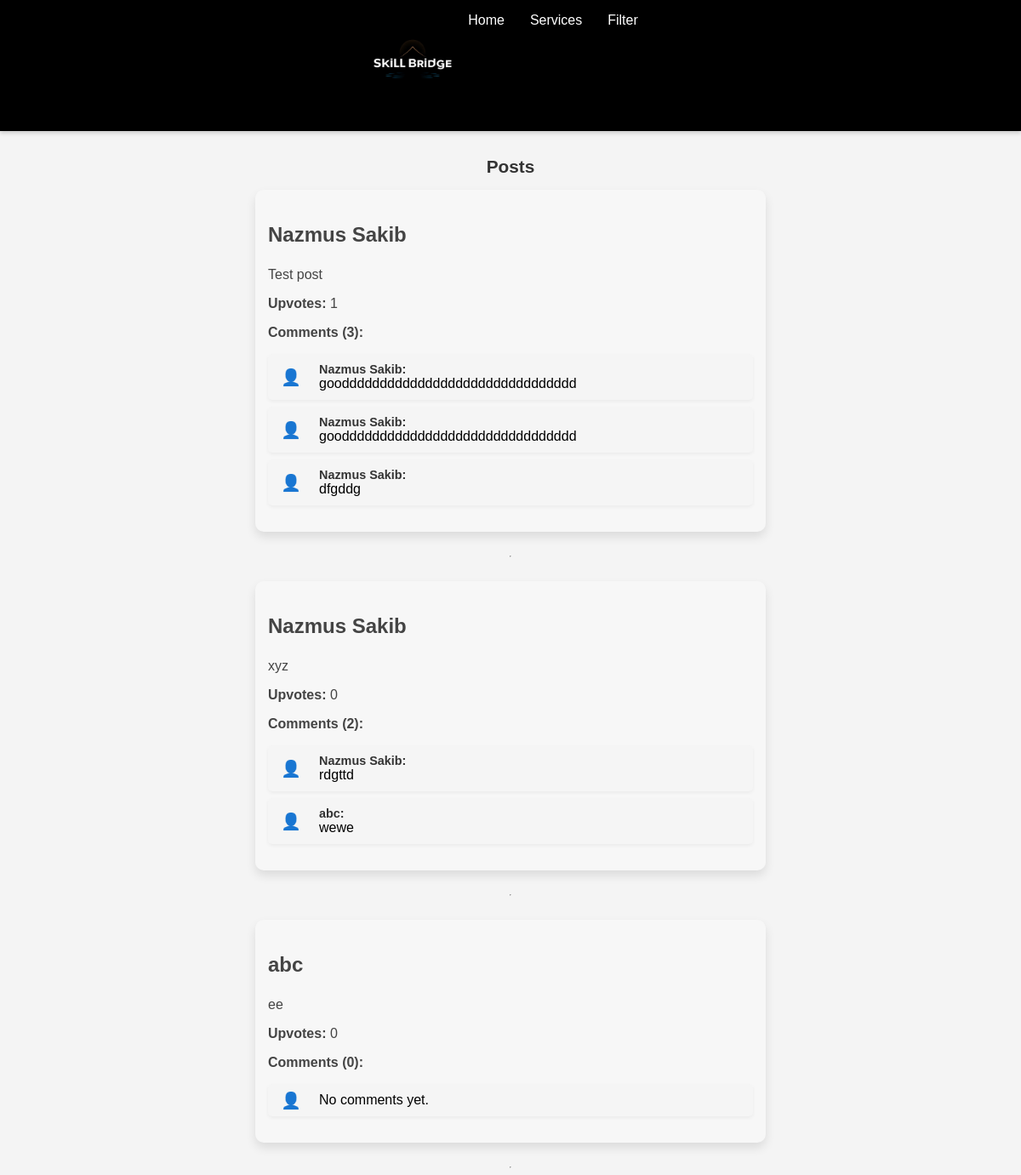
Before: /community/ with the older database file.
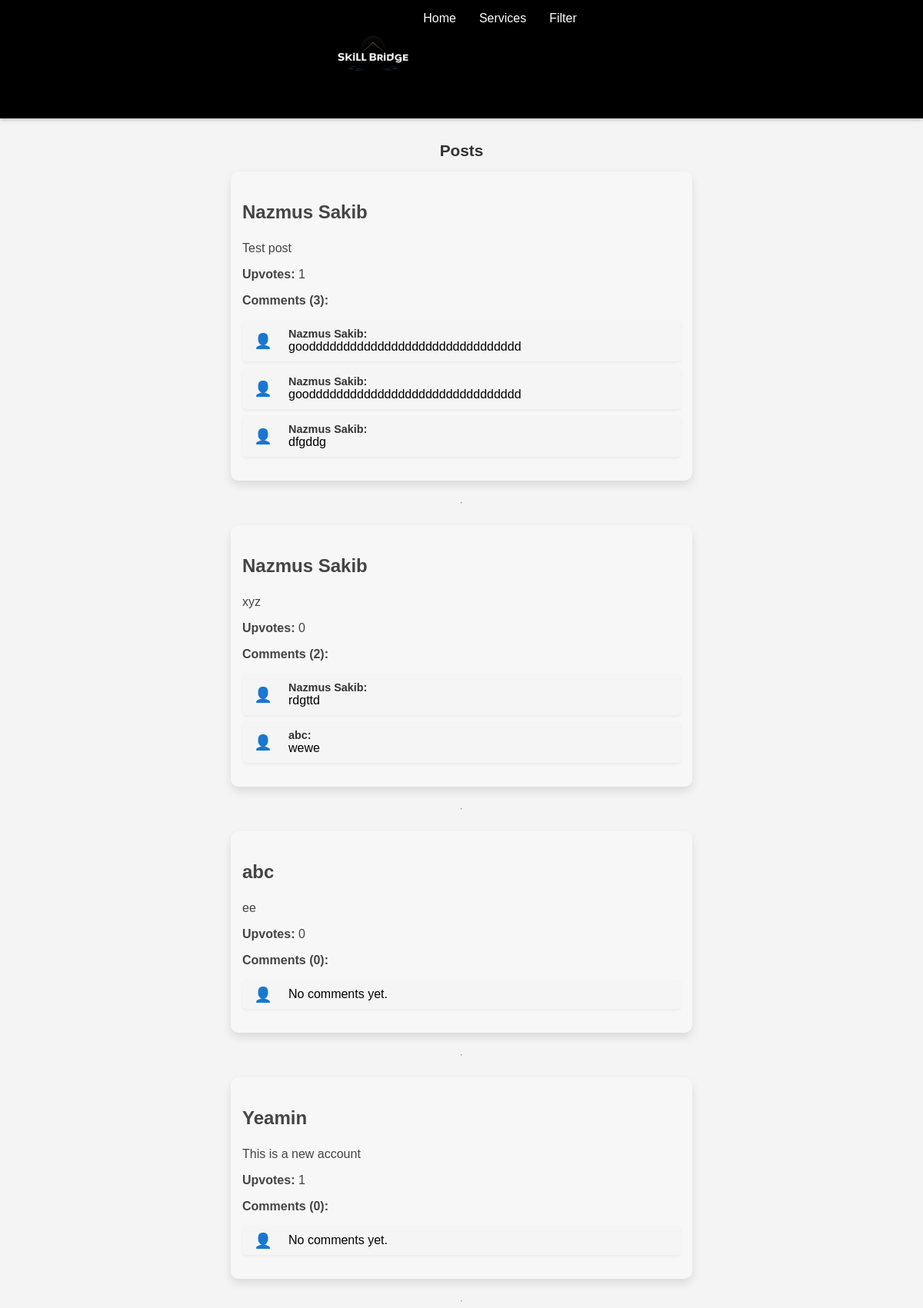
After: the same page with the newer database file.
### community/models.py (models this page shows, shortened)
class Post(models.Model):
    user = models.ForeignKey(User, on_delete=models.CASCADE)
    post = models.TextField()
    num_comments = models.IntegerField(default=0)
    num_upvotes = models.IntegerField(default=0)

class Comment(models.Model):
    user = models.ForeignKey(User, on_delete=models.CASCADE)
    post = models.ForeignKey(Post, on_delete=models.CASCADE, related_name='comments')
    comment = models.TextField()

### community/views.py (the view, shortened to what this page needs)
# urls.py: path('community/', views.posts_with_comments, name='community'),
def posts_with_comments(request):
    posts = Post.objects.all().prefetch_related('comments')
    upvoted_posts = set()
    context = {
        'posts': posts,
        'upvoted_posts': upvoted_posts,
        'comment_form': CommentForm() if request.user.is_authenticated else None,
    }
    return render(request, 'community.html', context)

### templates/community.html (shortened to what this page needs)
{% load static %}
<!DOCTYPE html>
<html lang="en">
<head>
</head>
<body>
    <nav>
        <div class="header">
            <img src="{% static 'media/mainlogo.jpg' %}" alt="SKILL Logo">
        </div>
        <ul>
            <li><a href="{% url 'index' %}">Home</a></li>
            <li><a href="{% url 'services_page' %}">Services</a></li>
            <li><a href="{% url 'filter_skills' %}">Filter</a></li>
        </ul>
    </nav>
    <div class="posts-section">
        <h2>Posts</h2>
        <div class="posts-grid">
        {% for post in posts %}
        <div class="post-card">
            <h3>{{ post.user.username }}</h3>
            <p>{{ post.post }}</p>
            <p><strong>Upvotes:</strong> <span id="upvotes-{{ post.id }}">{{ post.num_upvotes }}</span></p>
            <p><strong>Comments ({{ post.num_comments }}):</strong></p>
            <ul class="comment-list">
                {% for comment in post.comments.all %}
                    <li><strong>{{ comment.user.username }}:</strong> {{ comment.comment }}</li>
                {% empty %}
                    <li>No comments yet.</li>
                {% endfor %}
            </ul>
        </div>
        <hr>
        {% endfor %}
        </div>
    </div>
</body>
</html>

Changed rows visible on the page:
added Post: user.username "Yeamin", post "This is a new account", num_upvotes "1", num_comments "0"
